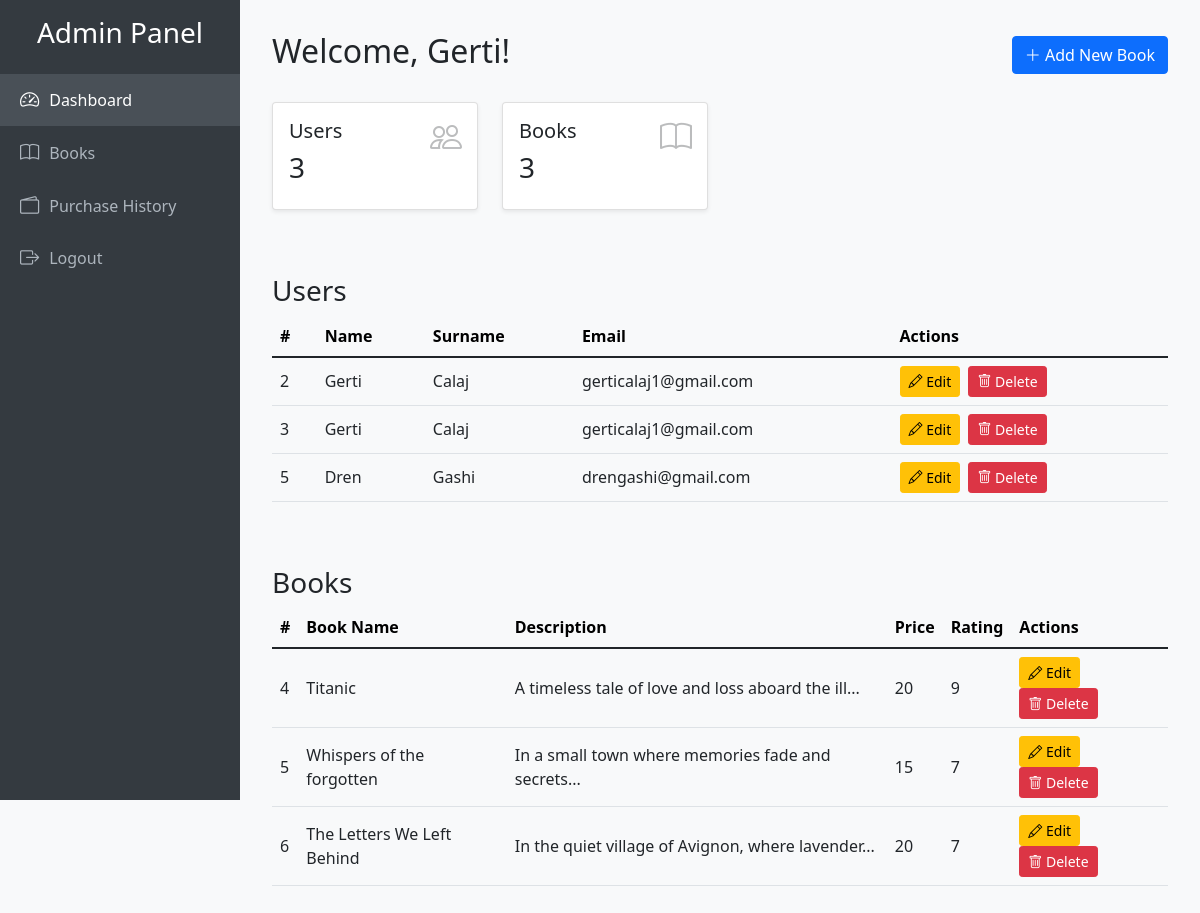
The app's page /Main/admin_dashboard.php (signed in), older data.
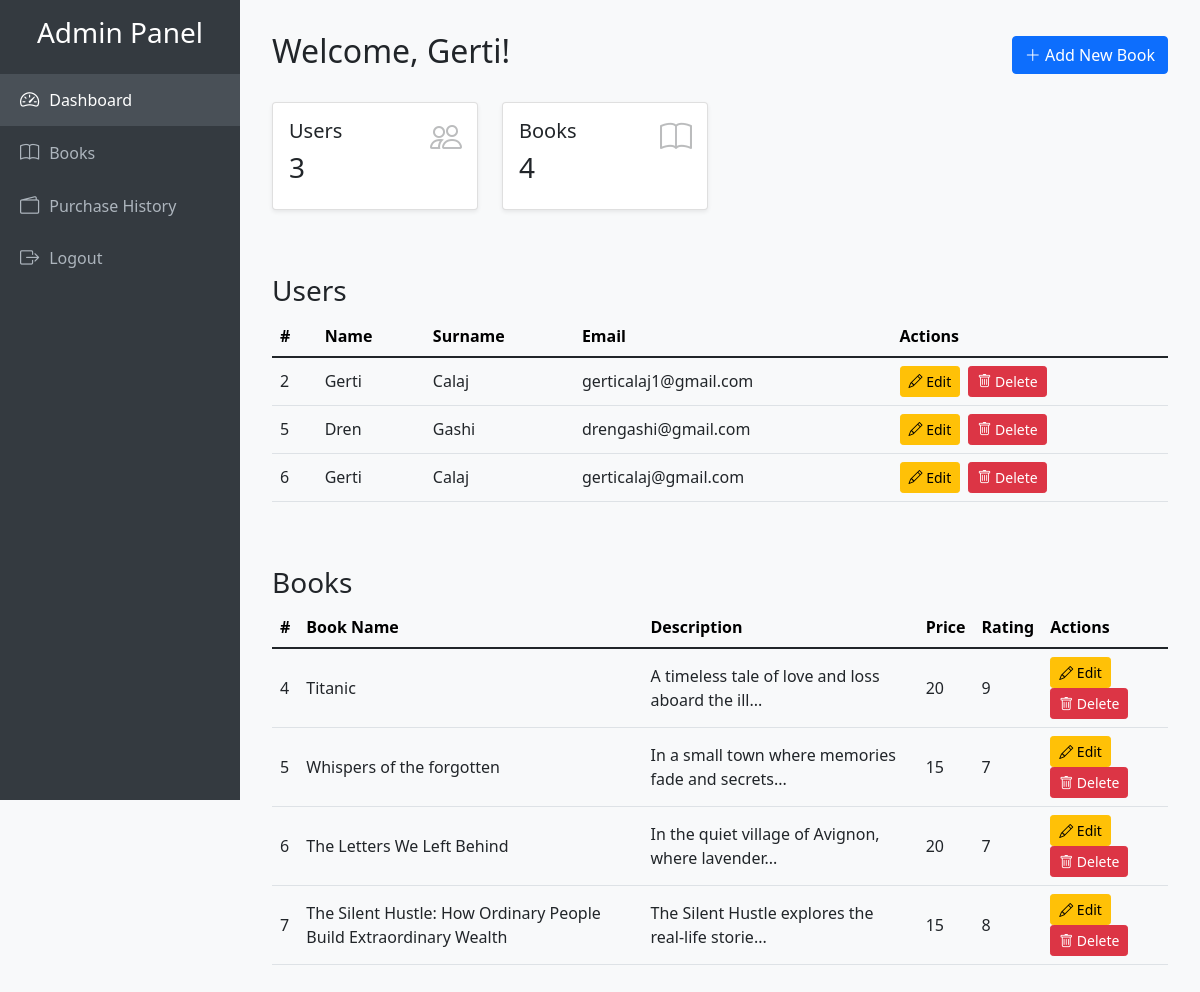
The same page, newer data.
### tables this page shows
CREATE TABLE `user` (
  `id` int(11) NOT NULL,
  `name` varchar(255) NOT NULL,
  `surname` varchar(255) NOT NULL,
  `email` varchar(255) NOT NULL,
  `password` varchar(255) NOT NULL,
  `is_admin` tinyint(1) NOT NULL DEFAULT 0
);

CREATE TABLE `books` (
  `id` int(255) NOT NULL,
  `Book name` varchar(255) NOT NULL,
  `description` varchar(255) NOT NULL,
  `Price` varchar(255) NOT NULL,
  `rating` int(255) NOT NULL,
  `Books_image` varchar(255) DEFAULT NULL,
  `Book_name` varchar(255) DEFAULT NULL
);

### Main/admin_dashboard.php (the view, shortened to what this page needs)
<?php
include_once('../Database/config.php');
$users_data = $conn->query("SELECT * FROM user")->fetchAll(PDO::FETCH_ASSOC);
$books_data = $conn->query("SELECT * FROM books")->fetchAll(PDO::FETCH_ASSOC);
?>
<!DOCTYPE html>
<html lang="en">
<head>
  <link href="https://cdn.jsdelivr.net/npm/bootstrap@5.1.3/dist/css/bootstrap.min.css" rel="stylesheet" />
  <link href="https://cdn.jsdelivr.net/npm/bootstrap-icons@1.9.1/font/bootstrap-icons.css" rel="stylesheet" />
</head>
<body>
  <nav class="sidebar">
    <h3 class="text-center mb-4">Admin Panel</h3>
    <a href="#" class="active"><i class="bi bi-speedometer2"></i> Dashboard</a>
    <a href="list_Books.php"><i class="bi bi-book"></i> Books</a>
    <a href="purchaseH.php"><i class="bi bi-wallet2"></i> Purchase History</a>
    <a href="../Logic/logout.php"><i class="bi bi-box-arrow-right"></i> Logout</a>
  </nav>
  <main>
    <div class="d-flex justify-content-between align-items-center mb-4">
      <h2>Welcome, <?= htmlspecialchars($_SESSION['name']); ?>!</h2>
      <button class="btn btn-primary" data-bs-toggle="modal" data-bs-target="#addBookModal">
        <i class="bi bi-plus-lg"></i> Add New Book
      </button>
    </div>
    <div class="row mb-5">
      <div class="col-md-6 col-lg-3 mb-3">
        <div class="card shadow-sm position-relative">
          <div class="card-body">
            <h5 class="card-title">Users</h5>
            <h3><?= count($users_data); ?></h3>
            <i class="bi bi-people card-icon"></i>
          </div>
        </div>
      </div>
      <div class="col-md-6 col-lg-3 mb-3">
        <div class="card shadow-sm position-relative">
          <div class="card-body">
            <h5 class="card-title">Books</h5>
            <h3><?= count($books_data); ?></h3>
            <i class="bi bi-book card-icon"></i>
          </div>
        </div>
      </div>
    </div>
    <h3>Users</h3>
    <div class="table-responsive mb-5">
      <table class="table table-hover align-middle">
        <thead class="table-light">
          <tr>
            <th>#</th>
            <th>Name</th>
            <th>Surname</th>
            <th>Email</th>
            <th>Actions</th>
          </tr>
        </thead>
        <tbody>
          <?php foreach ($users_data as $user): ?>
          <tr>
            <td><?= htmlspecialchars($user['id']); ?></td>
            <td><?= htmlspecialchars($user['name']); ?></td>
            <td><?= htmlspecialchars($user['surname']); ?></td>
            <td><?= htmlspecialchars($user['email']); ?></td>
            <td>
              <a href="../Forms/edit.php?id=<?= urlencode($user['id']); ?>" class="btn btn-sm btn-warning me-1">
                <i class="bi bi-pencil"></i> Edit
              </a>
              <a href="../Logic/delete.php?id=<?= urlencode($user['id']); ?>" class="btn btn-sm btn-danger" onclick="return confirm('Are you sure?');">
                <i class="bi bi-trash"></i> Delete
              </a>
            </td>
          </tr>
          <?php endforeach; ?>
        </tbody>
      </table>
    </div>
    <h3>Books</h3>
    <div class="table-responsive">
      <table class="table table-hover align-middle">
        <thead class="table-light">
          <tr>
            <th>#</th>
            <th>Book Name</th>
            <th>Description</th>
            <th>Price</th>
            <th>Rating</th>
            <th>Actions</th>
          </tr>
        </thead>
        <tbody>
          <?php if (!empty($books_data)): ?>
            <?php foreach ($books_data as $book): ?>
              <tr>
                <td><?= htmlspecialchars($book['id']); ?></td>
                <td><?= htmlspecialchars($book['Book_name']); ?></td>
                <td><?= htmlspecialchars(mb_strimwidth($book['description'], 0, 50, '...')); ?></td>
                <td><?= htmlspecialchars($book['Price']); ?></td>
                <td><?= htmlspecialchars($book['rating']); ?></td>
                <td>
                  <a href="../Forms/editbook.php?id=<?= urlencode($book['id']); ?>" class="btn btn-sm btn-warning me-1">
                    <i class="bi bi-pencil"></i> Edit
                  </a>
                  <a href="../Logic/deletebook.php?id=<?= urlencode($book['id']); ?>" class="btn btn-sm btn-danger" onclick="return confirm('Are you sure you want to delete this book?');">
                    <i class="bi bi-trash"></i> Delete
                  </a>
                </td>
              </tr>
            <?php endforeach; ?>
          <?php else: ?>
            <tr><td colspan="6" class="text-center">No books found.</td></tr>
          <?php endif; ?>
        </tbody>
      </table>
    </div>
  </main>
</body>
</html>

Row changes from the older to the newer data that the page shows:
removed user: id "3", name "Gerti", surname "Calaj", email "gerticalaj1@gmail.com"
added user: id "6", name "Gerti", surname "Calaj", email "gerticalaj@gmail.com"
added books: id "7", Book_name "The Silent Hustle: How Ordinary People Build Extraordinary Wealth", description "The Silent Hustle explores the real-life storie...", Price "15", rating "8"
Text that changed along with them:
count($books_data): "3" → "4"
